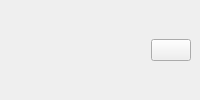
<?xml version="1.0" encoding="UTF-8"?>
<ui version="4.0">
 <class>InfoBar</class>
 <widget class="QDockWidget" name="InfoBar">
  <property name="sizePolicy">
   <sizepolicy hsizetype="Expanding" vsizetype="Minimum">
    <horstretch>0</horstretch>
    <verstretch>0</verstretch>
   </sizepolicy>
  </property>
  <property name="features">
   <set>QDockWidget::DockWidgetFeature::DockWidgetClosable</set>
  </property>
  <property name="allowedAreas">
   <set>Qt::DockWidgetArea::BottomDockWidgetArea|Qt::DockWidgetArea::TopDockWidgetArea</set>
  </property>
  <widget class="QWidget" name="dockWidgetContents">
   <layout class="QHBoxLayout" name="horizontalLayout">
    <item>
     <widget class="QLabel" name="lblIcon"/>
    </item>
    <item>
     <widget class="QLabel" name="lblMessage">
      <property name="font">
       <font>
        <bold>true</bold>
       </font>
      </property>
     </widget>
    </item>
    <item>
     <spacer name="horizontalSpacer">
      <property name="orientation">
       <enum>Qt::Orientation::Horizontal</enum>
      </property>
      <property name="sizeHint" stdset="0">
       <size>
        <width>40</width>
        <height>20</height>
       </size>
      </property>
     </spacer>
    </item>
    <item>
     <widget class="QPushButton" name="btnAction"/>
    </item>
   </layout>
  </widget>
 </widget>
 <resources/>
 <connections/>
</ui>
